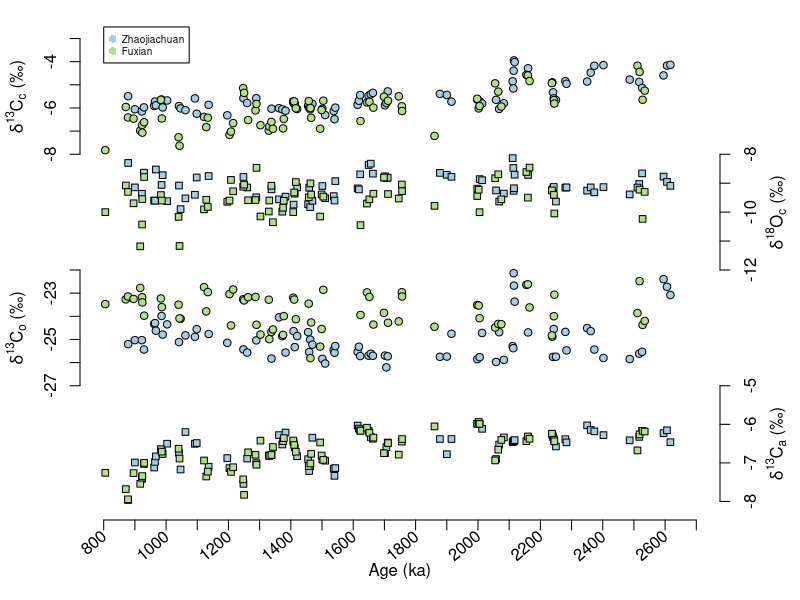

This chart was generated by the following R code: (Note: this script raises an error after producing the figure.)
dat = read.csv("output/glacial_co2_estimates.csv")
dat = dat[, 2:ncol(dat)]
pal = c("#A6CEE3", "#B2DF8A")
site = pal[factor(dat$section, levels = c("Zhaojiachuan", "Fuxian"))]

# input parameters ----
# pdf("figures/time_series_input_parameters.pdf", width = 3.8, height = 5)
png("figures/time_series_derived_parameters.png", 4.4, 6, units = "in", res = 300)
par(mar = c(4, 4, 1, 4))
plot(0, 0, xlim = c(800, 2700), ylim = c(0, 4), axes = FALSE,
     xlab = "", ylab = "")

yext = range(dat$d13c)
tix = seq(floor(min(yext)), 
          ceiling(max(yext)), by = 1)
d13c.rs = cbind(dat$age,
                3 + (dat$d13c - min(tix)) / diff(range(tix)))
points(d13c.rs[, 1], d13c.rs[, 2], col = "black", bg = site, pch = 21, cex = 1)
axis(2, 3 + (tix - min(tix)) / diff(range(tix)), tix)
mtext(expression(delta^"13"*"C"[c]*" (\u2030)"), 2, line = 2.5, at = 3.5)

yext = range(dat$d18c)
tix = seq(floor(min(yext)), 
          ceiling(max(yext)), by = 1)
d18c.rs = cbind(dat$age,
                2 + (dat$d18c - min(tix)) / diff(range(tix)))
points(d18c.rs[, 1], d18c.rs[, 2], col = "black", bg = site, pch = 22, cex = 1)
axis(4, 2 + (tix - min(tix)) / diff(range(tix)), tix)
mtext(expression(delta^"18"*"O"[c]*" (\u2030)"), 4, line = 2.5, at = 2.5)

yext = range(dat$d13o)
tix = seq(floor(min(yext)), 
          ceiling(max(yext)), by = 1)
d13o.rs = cbind(dat$age,
                1 + (dat$d13o - min(tix)) / diff(range(tix)))
points(d13o.rs[, 1], d13o.rs[, 2], col = "black", bg = site, pch = 21, cex = 1)
axis(2, 1 + (tix - min(tix)) / diff(range(tix)), tix)
mtext(expression(delta^"13"*"C"[o]*" (\u2030)"), 2, line = 2.5, at = 1.5)

yext = range(dat$d13a)
tix = seq(floor(min(yext)), 
          ceiling(max(yext)), by = 1)
d13a.rs = cbind(dat$age,
                0 + (dat$d13a - min(tix)) / diff(range(tix)))
points(d13a.rs[, 1], d13a.rs[, 2], col = "black", bg = site, pch = 22, cex = 1)
axis(4, 0 + (tix - min(tix)) / diff(range(tix)), tix)
mtext(expression(delta^"13"*"C"[a]*" (\u2030)"), 4, line = 2.5, at = 0.5)

axis(1, at = seq(800, 2700, 100), labels = FALSE)
text(x = seq(800, 2700, 200), y = -0.28, labels = seq(800, 2700, 200), srt = 40, xpd = TRUE, adj = 1)
mtext("Age (ka)", 1, line = 2)
legend(x = 800, y = 4.1, legend = c("Zhaojiachuan", "Fuxian"),
       col = pal, pch = 16, cex = 0.6, pt.cex = 1)
dev.off()

# derived parameters ----
png("figures/time_series_derived_parameters.png", 4.4, 6, units = "in", res = 300)
par(mar = c(4, 4, 1, 4))
plot(0, 0, xlim = c(800, 2700), ylim = c(0, 4), axes = FALSE,
     xlab = "", ylab = "")

dat = dat %>%
  mutate(d13s.low = d13s - d13s.sd,
         d13s.high = d13s + d13s.sd)
yext = range(dat$d13s.low, dat$d13s.high)
tix = seq(floor(min(yext)), 
          ceiling(max(yext)), by = 1)
d13s.rs = cbind(dat$age,
                3 + (dat$d13s - min(tix)) / diff(range(tix)),
                3 + (dat$d13s.low - min(tix)) / diff(range(tix)),
                3 + (dat$d13s.high - min(tix)) / diff(range(tix)))
arrows(d13s.rs[, 1], d13s.rs[, 3], d13s.rs[, 1], d13s.rs[, 4], col = "black",
       angle=90, length=0, code = 0, lwd = 0.5)
points(d13s.rs[, 1], d13s.rs[, 2], col = "black", bg = site, pch = 21, cex = 1)
axis(2, 3 + (tix - min(tix)) / diff(range(tix)), tix)
mtext(expression(delta^"13"*"C"[s]*" (\u2030)"), 2, line = 2.5, at = 3.5)

dat = dat %>%
  mutate(Sz.low = Sz - Sz.sd,
         Sz.high = Sz + Sz.sd)
yext = range(dat$Sz.low, dat$Sz.high)
tix = seq(floor(min(yext)-2), 
          ceiling(max(yext)), by = 200)
Sz.rs = cbind(dat$age,
              2 + (dat$Sz - min(tix)) / diff(range(tix)),
              2 + (dat$Sz.low - min(tix)) / diff(range(tix)),
              2 + (dat$Sz.high - min(tix)) / diff(range(tix)))
arrows(Sz.rs[, 1], Sz.rs[, 3], Sz.rs[, 1], Sz.rs[, 4], col = "gray",
       angle=90, length=0, code = 0, lwd = 0.5)
points(Sz.rs[, 1], Sz.rs[, 2], col = "black", bg = site, pch = 22, cex = 1)
axis(4, 2 + (tix - min(tix)) / diff(range(tix)), tix)
mtext(expression("S"[(z)]*" (ppmv)"), 4, line = 2.5, at = 2.5)

dat = dat %>%
  mutate(R.low = R - R.sd,
         R.high = R + R.sd)
yext = range(dat$R.low, dat$R.high)
tix = seq(floor(min(yext)*10), 
          ceiling(max(yext)*10), by = 2) / 10
R.rs = cbind(dat$age,
             1 + (dat$R - min(tix)) / diff(range(tix)),
             1 + (dat$R.low - min(tix)) / diff(range(tix)),
             1 + (dat$R.high - min(tix)) / diff(range(tix)))
arrows(R.rs[, 1], R.rs[, 3], R.rs[, 1], R.rs[, 4], col = "black",
       angle=90, length=0, code = 0, lwd = 0.5)
points(R.rs[, 1], R.rs[, 2], col = "black", bg = site, pch = 21, cex = 1)
axis(2, 1 + (tix - min(tix)) / diff(range(tix)), tix)
mtext(expression("R (CO"[2]*"/S"[(z)]*")"), 2, line = 2.5, at = 1.5)

dat = dat %>%
  mutate(co2.low = co2 - co2.sd,
         co2.high = co2 + co2.sd)
yext = range(dat$co2.low, dat$co2.high)
tix = seq(floor(min(yext)-33), 
          ceiling(max(yext)), by = 100)
co2.rs = cbind(dat$age,
               0 + (dat$co2 - min(tix)) / diff(range(tix)),
               0 + (dat$co2.low - min(tix)) / diff(range(tix)),
               0 + (dat$co2.high - min(tix)) / diff(range(tix)))
arrows(co2.rs[, 1], co2.rs[, 3], co2.rs[, 1], co2.rs[, 4], col = "gray",
       angle=90, length=0, code = 0, lwd = 0.5)
points(co2.rs[, 1], co2.rs[, 2], col = "black", bg = site, pch = 22, cex = 1)
axis(4, 0 + (tix - min(tix)) / diff(range(tix)), tix)
mtext(expression("CO"[2]*" (ppmv)"), 4, line = 2.5, at = 0.5)

axis(1, at = seq(800, 2700, 100), labels = FALSE)
text(x = seq(800, 2700, 200), y = -0.28, labels = seq(800, 2700, 200), srt = 40, xpd = TRUE, adj = 1)
mtext("Age (ka)", 1, line = 2)
legend(x = 800, y = 4.1, legend = c("Zhaojiachuan", "Fuxian"),
       col = pal, pch = 16, cex = 0.6, pt.cex = 1)
dev.off()
